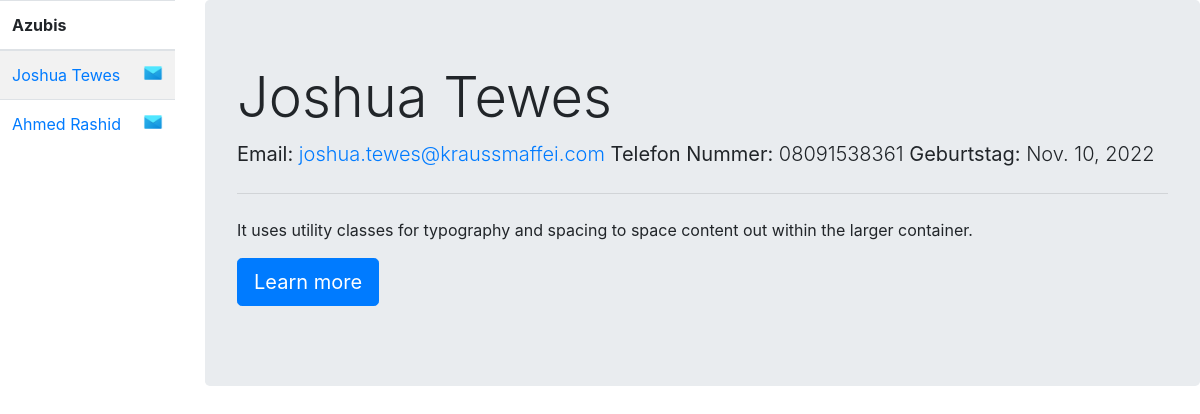
The app's page /, older data.
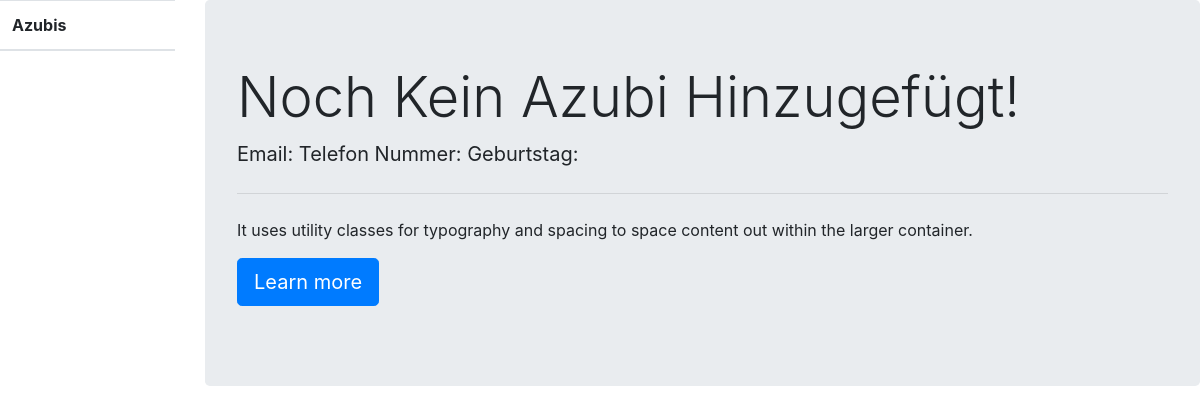
The same page, newer data.
### azubi_list/models.py (models this page shows, shortened)
class Azubi(models.Model):
    topic = models.ForeignKey(Profession, on_delete=models.CASCADE)
    first_name = models.CharField(max_length=30)
    last_name = models.CharField(max_length=30)
    email = models.EmailField(max_length=30)
    birthday = models.DateField()
    department = models.CharField(max_length=30)
    year = models.IntegerField()
    phone_number = models.CharField(max_length=30)

### azubi_list/views.py (the view)
# urls.py: path("", homepage, name='azubi_list'),
def homepage(request):
    azubis = Azubi.objects.all()
    if len(azubis) > 0:
        return render(request, "azubi_detail.html", {"azubis": azubis, "obj": azubis[0]})
    return render(request, "azubi_detail.html", {"azubis": azubis})

### azubi_list/templates/azubi_detail.html (shortened to what this page needs)
{% load static %}
<!DOCTYPE html>
<html lang="en">
<head>
    <link rel="stylesheet" href="https://cdn.jsdelivr.net/npm/bootstrap@4.0.0/dist/css/bootstrap.min.css">
</head>
<body>
  <div class="row">
    <div class="col-lg-2"  style="overflow-y: scroll; height: 100vh;">
      <table class="table table-striped" >
        <thead>
          <tr>
            <th scope="col">Azubis</th>
          </tr>
        </thead>
        <tbody>
          {% for azubi in azubis %}
          <tr>
            <td><a href="{% url 'detail' azubi.id %}">{{ azubi.first_name }} {{azubi.last_name}}  </a><a href="mailto:{{azubi.email}}"><img style="float: right", src="{% static 'images/mail.png' %}" withd=20, height= 20 alt="My image"></a></td>
          </tr>
          {% endfor %}
        </tbody>
      </table>
    </div>
    <div class="col-lg-10">
      {%if obj%}
      <div class="jumbotron">
        <h1 class="display-4">{{obj.first_name}} {{obj.last_name}}</h1>
        <p class="lead"><strong>Email: </strong><a href="mailto:{{obj.email}}">{{obj.email}}</a>  <strong>Telefon Nummer: </strong>{{obj.phone_number}} <strong>Geburtstag: </strong> {{obj.birthday}}</p>
        <hr class="my-4">
        <p>It uses utility classes for typography and spacing to space content out within the larger container.</p>
        <p class="lead">
          <a class="btn btn-primary btn-lg" href="#" role="button">Learn more</a>
        </p>
      </div>
      {%else%}
      {% include 'include/no_azubi_detail.html' %}
      {%endif%}
    </div>
  </div>
</body>
</html>

Row changes from the older to the newer data that the page shows:
removed Azubi: first_name "Joshua", last_name "Tewes", email "joshua.tewes@kraussmaffei.com", phone_number "08091538361", birthday "Nov. 10, 2022"
removed Azubi: first_name "Ahmed", last_name "Rashid"
Text that changed along with them:
text now shown: "Noch Kein Azubi Hinzugefügt!"
